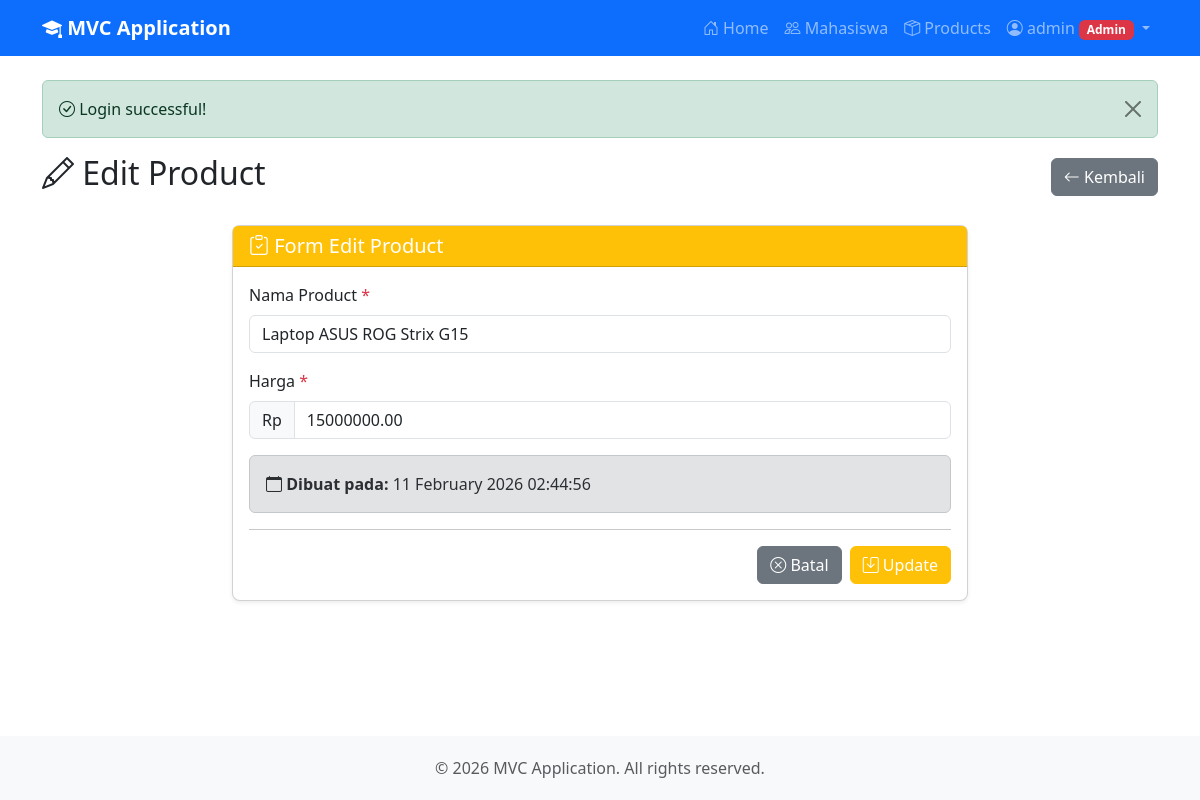
The app's page /index.php?page=products&action=edit&id=1 (signed in) with its own data.
### tables this page shows
CREATE TABLE IF NOT EXISTS products (
    id INT AUTO_INCREMENT PRIMARY KEY,
    name VARCHAR(100) NOT NULL,
    price DECIMAL(10,2) NOT NULL,
    created_at TIMESTAMP DEFAULT CURRENT_TIMESTAMP,
    updated_at TIMESTAMP DEFAULT CURRENT_TIMESTAMP ON UPDATE CURRENT_TIMESTAMP
);

### controllers/ProductController.php (called while the page is built, shortened)
<?php
class ProductController {
    private $productModel;
    public function __construct($db) {
        $this->productModel = new Product($db);
    }
    public function edit() {
        $id = $_GET['id'] ?? 0;
        $product = $this->productModel->getById($id);
        require_once 'views/layouts/header.php';
        require_once 'views/products/edit.php';
        require_once 'views/layouts/footer.php';
    }
}

### models/Product.php (called while the page is built, shortened)
<?php
class Product {
    private $conn;
    private $table = 'products';
    public function __construct($db) {
        $this->conn = $db;
    }
    public function getById($id) {
        $stmt = $this->conn->prepare("SELECT * FROM {$this->table} WHERE id = ?");
        $stmt->bind_param("i", $id);
        $stmt->execute();
        return $stmt->get_result()->fetch_assoc();
    }
}

### views/products/edit.php (the view, shortened to what this page needs)
<div class="row">
    <div class="col-12">
        <div class="d-flex justify-content-between align-items-center mb-4">
            <h2>
                <i class="bi bi-pencil"></i> Edit Product
            </h2>
            <a href="index.php?page=products" class="btn btn-secondary">
                <i class="bi bi-arrow-left"></i> Kembali
            </a>
        </div>
    </div>
</div>
<div class="row">
    <div class="col-lg-8 mx-auto">
        <div class="card">
            <div class="card-header bg-warning text-white">
                <h5 class="mb-0">
                    <i class="bi bi-clipboard-check"></i> Form Edit Product
                </h5>
            </div>
            <div class="card-body">
                <form method="POST" action="index.php?page=products&action=update">
                    <div class="mb-3">
                        <label for="name" class="form-label">
                            Nama Product <span class="text-danger">*</span>
                        </label>
                        <input type="text" class="form-control" id="name" name="name"
                               value="<?= htmlspecialchars($product['name']) ?>" required>
                    </div>
                    <div class="mb-3">
                        <label for="price" class="form-label">
                            Harga <span class="text-danger">*</span>
                        </label>
                        <div class="input-group">
                            <span class="input-group-text">Rp</span>
                            <input type="number" class="form-control" id="price" name="price"
                                   value="<?= $product['price'] ?>" required min="0" step="0.01">
                        </div>
                    </div>
                    <div class="alert alert-secondary">
                        <i class="bi bi-calendar"></i>
                        <strong>Dibuat pada:</strong> <?= date('d F Y H:i:s', strtotime($product['created_at'])) ?>
                    </div>
                    <hr>
                    <div class="d-grid gap-2 d-md-flex justify-content-md-end">
                        <a href="index.php?page=products" class="btn btn-secondary">
                            <i class="bi bi-x-circle"></i> Batal
                        </a>
                        <button type="submit" class="btn btn-warning text-white">
                            <i class="bi bi-save"></i> Update
                        </button>
                    </div>
                </form>
            </div>
        </div>
    </div>
</div>

### views/layouts/header.php (style rules this page uses)
body { min-height: 100vh; display: flex; flex-direction: column; }
.card { box-shadow: 0 0.125rem 0.25rem rgba(0,0,0,0.075); border-radius: 0.5rem; }

### records on screen
products: name "Laptop ASUS ROG Strix G15", price "15000000.00", created_at "11 February 2026 02:44:56"

### other values on screen
APP_NAME "MVC Application"
$_SESSION['username'] "admin"
$_SESSION['success'] "Login successful!"
